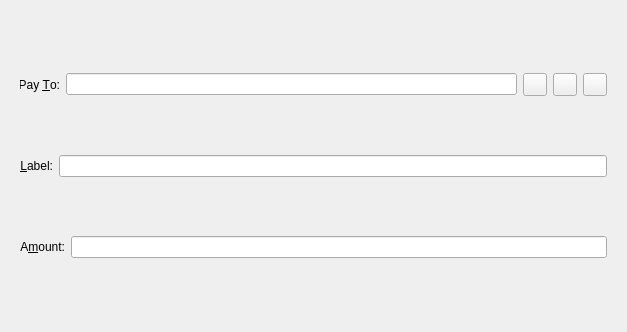
<?xml version="1.0" encoding="UTF-8"?>
<ui version="4.0">
 <class>SendCoinsEntry</class>
 <widget class="QFrame" name="SendCoinsEntry">
  <property name="geometry">
   <rect>
    <x>0</x>
    <y>0</y>
    <width>627</width>
    <height>332</height>
   </rect>
  </property>
  <property name="windowTitle">
   <string>Form</string>
  </property>
  <property name="frameShape">
   <enum>QFrame::NoFrame</enum>
  </property>
  <property name="frameShadow">
   <enum>QFrame::Sunken</enum>
  </property>
  <layout class="QGridLayout" name="gridLayout_2">
   <item row="0" column="0">
    <widget class="QFrame" name="frame">
     <property name="frameShape">
      <enum>QFrame::NoFrame</enum>
     </property>
     <property name="frameShadow">
      <enum>QFrame::Raised</enum>
     </property>
     <layout class="QGridLayout" name="gridLayout">
      <item row="1" column="0">
       <layout class="QHBoxLayout" name="horizontalLayout_2">
        <item>
         <widget class="QLabel" name="label_4">
          <property name="text">
           <string>&amp;Label:</string>
          </property>
          <property name="alignment">
           <set>Qt::AlignRight|Qt::AlignTrailing|Qt::AlignVCenter</set>
          </property>
          <property name="buddy">
           <cstring>addAsLabel</cstring>
          </property>
         </widget>
        </item>
        <item>
         <widget class="QValidatedLineEdit" name="addAsLabel">
          <property name="toolTip">
           <string>Enter a label for this address to add it to your address book</string>
          </property>
         </widget>
        </item>
       </layout>
      </item>
      <item row="2" column="0">
       <layout class="QHBoxLayout" name="horizontalLayout_3">
        <item>
         <widget class="QLabel" name="label">
          <property name="text">
           <string>A&amp;mount:</string>
          </property>
          <property name="alignment">
           <set>Qt::AlignRight|Qt::AlignTrailing|Qt::AlignVCenter</set>
          </property>
          <property name="buddy">
           <cstring>payAmount</cstring>
          </property>
         </widget>
        </item>
        <item>
         <widget class="BitcoinAmountField" name="payAmount"/>
        </item>
       </layout>
      </item>
      <item row="0" column="0">
       <layout class="QHBoxLayout" name="horizontalLayout">
        <item>
         <widget class="QLabel" name="label_2">
          <property name="text">
           <string>Pay &amp;To:</string>
          </property>
          <property name="alignment">
           <set>Qt::AlignRight|Qt::AlignTrailing|Qt::AlignVCenter</set>
          </property>
          <property name="buddy">
           <cstring>payTo</cstring>
          </property>
         </widget>
        </item>
        <item>
         <widget class="QValidatedLineEdit" name="payTo">
          <property name="toolTip">
           <string>The address to send the payment to (e.g. 1NS17iag9jJgTHD1VXjvLCEnZuQ3rJDE9L)</string>
          </property>
          <property name="maxLength">
           <number>34</number>
          </property>
         </widget>
        </item>
        <item>
         <widget class="QToolButton" name="addressBookButton">
          <property name="toolTip">
           <string>Choose address from address book</string>
          </property>
          <property name="text">
           <string/>
          </property>
          <property name="icon">
           <iconset resource="../bitcoin.qrc">
            <normaloff>:/icons/address-book</normaloff>:/icons/address-book</iconset>
          </property>
          <property name="shortcut">
           <string>Alt+A</string>
          </property>
         </widget>
        </item>
        <item>
         <widget class="QToolButton" name="pasteButton">
          <property name="toolTip">
           <string>Paste address from clipboard</string>
          </property>
          <property name="text">
           <string/>
          </property>
          <property name="icon">
           <iconset resource="../bitcoin.qrc">
            <normaloff>:/icons/editpaste</normaloff>:/icons/editpaste</iconset>
          </property>
          <property name="shortcut">
           <string>Alt+P</string>
          </property>
         </widget>
        </item>
        <item>
         <widget class="QToolButton" name="deleteButton">
          <property name="toolTip">
           <string>Remove this recipient</string>
          </property>
          <property name="text">
           <string/>
          </property>
          <property name="icon">
           <iconset resource="../bitcoin.qrc">
            <normaloff>:/icons/remove</normaloff>:/icons/remove</iconset>
          </property>
         </widget>
        </item>
       </layout>
      </item>
     </layout>
    </widget>
   </item>
  </layout>
 </widget>
 <customwidgets>
  <customwidget>
   <class>BitcoinAmountField</class>
   <extends>QLineEdit</extends>
   <header>bitcoinamountfield.h</header>
   <container>1</container>
  </customwidget>
  <customwidget>
   <class>QValidatedLineEdit</class>
   <extends>QLineEdit</extends>
   <header>qvalidatedlineedit.h</header>
  </customwidget>
 </customwidgets>
 <resources>
  <include location="../bitcoin.qrc"/>
 </resources>
 <connections/>
</ui>
